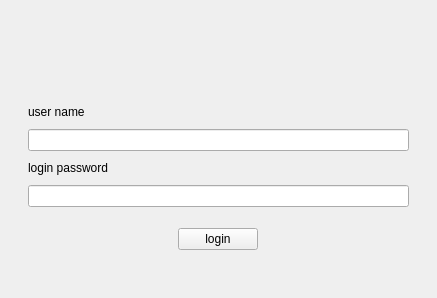
<?xml version="1.0" encoding="UTF-8"?>
<ui version="4.0">
 <class>UiLogin</class>
 <widget class="QWidget" name="UiLogin">
  <property name="geometry">
   <rect>
    <x>0</x>
    <y>0</y>
    <width>437</width>
    <height>298</height>
   </rect>
  </property>
  <property name="windowTitle">
   <string>Form</string>
  </property>
  <layout class="QVBoxLayout" name="verticalLayout">
   <property name="spacing">
    <number>0</number>
   </property>
   <property name="leftMargin">
    <number>4</number>
   </property>
   <property name="topMargin">
    <number>4</number>
   </property>
   <property name="rightMargin">
    <number>4</number>
   </property>
   <property name="bottomMargin">
    <number>4</number>
   </property>
   <item>
    <widget class="QStackedWidget" name="stackedWidget">
     <property name="currentIndex">
      <number>0</number>
     </property>
     <widget class="QWidget" name="page_login">
      <layout class="QVBoxLayout" name="verticalLayout_3">
       <property name="bottomMargin">
        <number>20</number>
       </property>
       <item>
        <spacer name="verticalSpacer_2">
         <property name="orientation">
          <enum>Qt::Vertical</enum>
         </property>
         <property name="sizeHint" stdset="0">
          <size>
           <width>20</width>
           <height>40</height>
          </size>
         </property>
        </spacer>
       </item>
       <item alignment="Qt::AlignHCenter">
        <widget class="QLabel" name="label_logo">
         <property name="text">
          <string/>
         </property>
        </widget>
       </item>
       <item>
        <layout class="QFormLayout" name="formLayout">
         <property name="verticalSpacing">
          <number>10</number>
         </property>
         <property name="leftMargin">
          <number>15</number>
         </property>
         <property name="topMargin">
          <number>15</number>
         </property>
         <property name="rightMargin">
          <number>15</number>
         </property>
         <property name="bottomMargin">
          <number>15</number>
         </property>
         <item row="2" column="0">
          <widget class="QLabel" name="userName_2">
           <property name="text">
            <string>login password</string>
           </property>
          </widget>
         </item>
         <item row="0" column="0">
          <widget class="QLabel" name="userName">
           <property name="text">
            <string>user name</string>
           </property>
          </widget>
         </item>
         <item row="1" column="0" colspan="2">
          <widget class="QLineEdit" name="input_user_name"/>
         </item>
         <item row="3" column="0" colspan="2">
          <widget class="QLineEdit" name="input_password">
           <property name="echoMode">
            <enum>QLineEdit::Password</enum>
           </property>
          </widget>
         </item>
        </layout>
       </item>
       <item>
        <layout class="QVBoxLayout" name="verticalLayout_4">
         <property name="spacing">
          <number>10</number>
         </property>
         <property name="bottomMargin">
          <number>0</number>
         </property>
         <item alignment="Qt::AlignHCenter">
          <widget class="QPushButton" name="btn_login">
           <property name="text">
            <string>login</string>
           </property>
          </widget>
         </item>
         <item>
          <widget class="QLabel" name="label_link">
           <property name="text">
            <string/>
           </property>
           <property name="textFormat">
            <enum>Qt::AutoText</enum>
           </property>
           <property name="alignment">
            <set>Qt::AlignCenter</set>
           </property>
          </widget>
         </item>
        </layout>
       </item>
      </layout>
     </widget>
     <widget class="QWidget" name="page_register">
      <layout class="QVBoxLayout" name="verticalLayout_2">
       <item>
        <widget class="QWidget" name="registerWidget" native="true">
         <layout class="QVBoxLayout" name="verticalLayout_5">
          <item>
           <spacer name="verticalSpacer_3">
            <property name="orientation">
             <enum>Qt::Vertical</enum>
            </property>
            <property name="sizeHint" stdset="0">
             <size>
              <width>20</width>
              <height>40</height>
             </size>
            </property>
           </spacer>
          </item>
          <item>
           <layout class="QFormLayout" name="formLayout_2">
            <property name="verticalSpacing">
             <number>10</number>
            </property>
            <property name="leftMargin">
             <number>15</number>
            </property>
            <property name="topMargin">
             <number>15</number>
            </property>
            <property name="rightMargin">
             <number>15</number>
            </property>
            <property name="bottomMargin">
             <number>15</number>
            </property>
            <item row="0" column="0">
             <widget class="QLabel" name="userName_4">
              <property name="text">
               <string>user name</string>
              </property>
             </widget>
            </item>
            <item row="1" column="0" colspan="2">
             <widget class="QLineEdit" name="user_name"/>
            </item>
            <item row="2" column="0">
             <widget class="QLabel" name="password">
              <property name="text">
               <string>login password</string>
              </property>
             </widget>
            </item>
            <item row="3" column="0" colspan="2">
             <widget class="QLineEdit" name="input_password_2">
              <property name="echoMode">
               <enum>QLineEdit::Password</enum>
              </property>
             </widget>
            </item>
            <item row="4" column="0">
             <widget class="QLabel" name="confirm_password">
              <property name="text">
               <string>confirm password</string>
              </property>
             </widget>
            </item>
            <item row="5" column="0" colspan="2">
             <widget class="QLineEdit" name="input_password_3">
              <property name="echoMode">
               <enum>QLineEdit::Password</enum>
              </property>
             </widget>
            </item>
           </layout>
          </item>
          <item>
           <spacer name="verticalSpacer">
            <property name="orientation">
             <enum>Qt::Vertical</enum>
            </property>
            <property name="sizeHint" stdset="0">
             <size>
              <width>20</width>
              <height>40</height>
             </size>
            </property>
           </spacer>
          </item>
          <item alignment="Qt::AlignHCenter">
           <widget class="QPushButton" name="btn_register">
            <property name="text">
             <string>register</string>
            </property>
           </widget>
          </item>
         </layout>
        </widget>
       </item>
      </layout>
     </widget>
    </widget>
   </item>
  </layout>
 </widget>
 <resources/>
 <connections/>
</ui>
